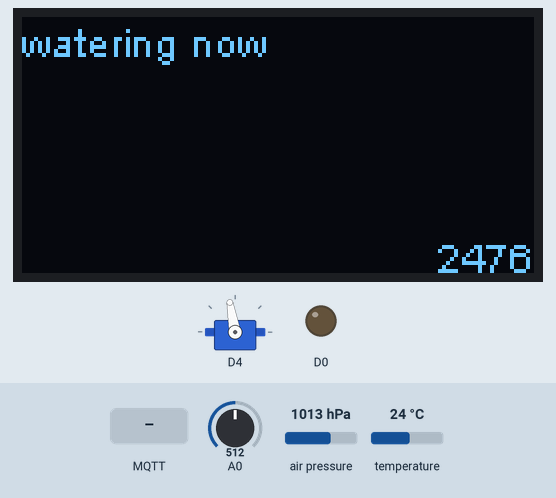
The program below on a simulated ESP8266 (NodeMCU). Shown: 128×64 one-colour display, servo, output pins drawn as LEDs (lit = HIGH). Inputs (shaded band) come from the test bench; at power-on: A0 = 512, air pressure 1013 hPa, temperature 24 °C. WiFi joins after 1.5 s; servers stay silent unless stated; random numbers use the default seed unless the program sets one; no MQTT or app messages arrive unless stated; what the program prints to the serial monitor is not drawn.

Above: at 2.7 s.
2.8 s: A0 set to 45
6.9 s: A0 set to 36
At 9.24 s:
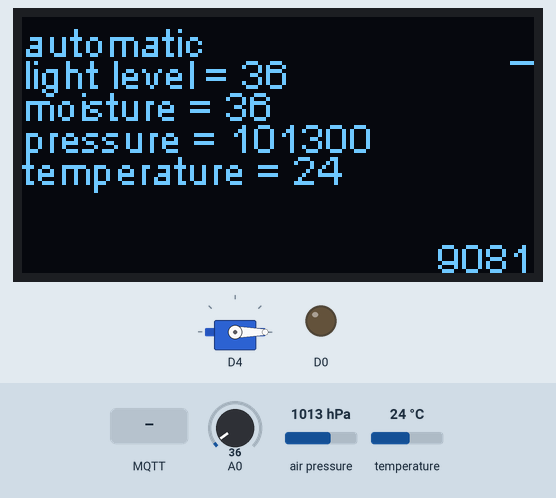
10.5 s: MQTT message "1" arrives on the first subscribed topic
At 11.4 s:
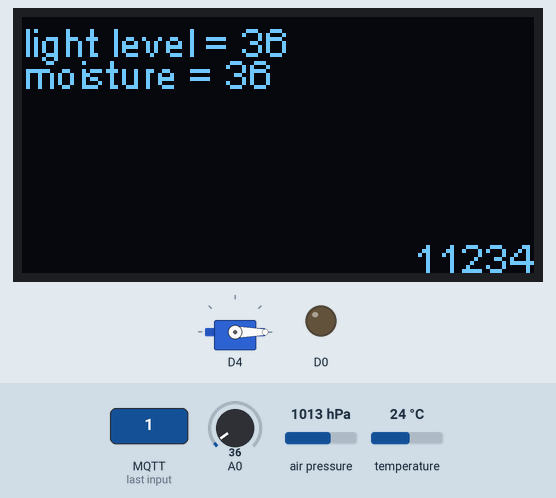
13.4 s: air pressure set to 952 hPa
At 14.29 s:
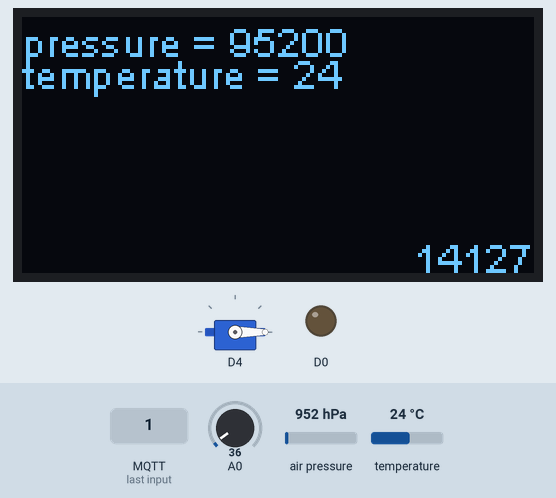
16.5 s: MQTT message "0" arrives on the first subscribed topic
At 18.43 s:
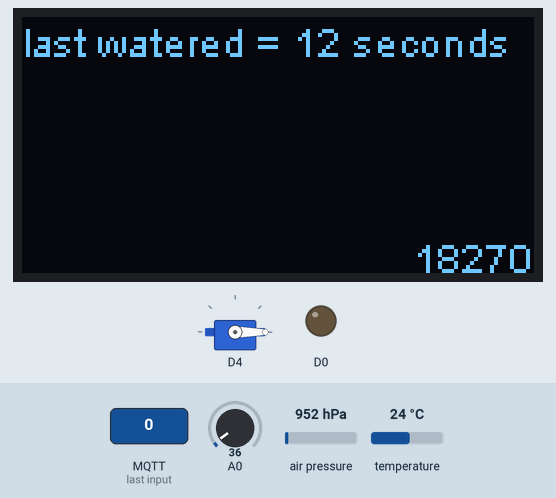
19.7 s: temperature set to 12 °C
At 21.92 s:
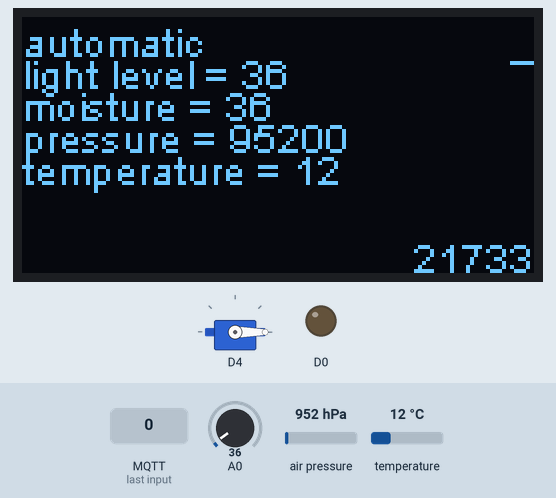
Timing chart, 0 to 22.6 s (numbered marks = the images above; inputs shaded):
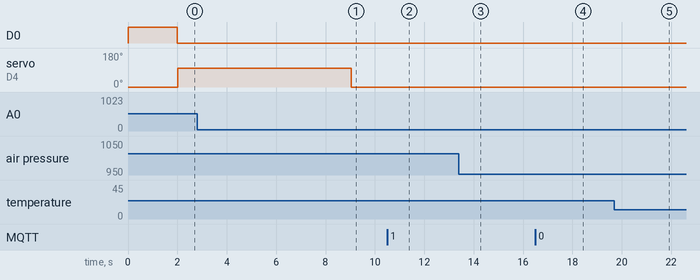

Measured:
- the behaviour switches between 41 and 40 on A0 (found by bisection; images 0 and 1)
- after the input at 6.9 s, servo on D4: 100° → 0° after 2.1 s

The program:

main.cpp
```cpp
#include <Arduino.h>
#include <SPI.h>

#include "./Modules/LoopManager.hpp"
#include "AppEnv.hpp"

int sel = D0;
int output = A0;
void setup() {
    Serial.begin(9600);
    while (!Serial) delay(100);  // wait for native usb
    appEnv->setup();
}

void loop() { loopManager->loop(); }
```

AppEnv.cpp
```cpp
#include "AppEnv.hpp"

#include <Arduino.h>

AppEnv *appEnv = new AppEnv();

#include "./Devices/AMUX.hpp"
#include "./Devices/LightSensor.hpp"
#include "./Devices/MoistureSensor.hpp"
#include "./Devices/MqttClient.hpp"
#include "./Devices/MyServo.hpp"
#include "./Devices/MyWifiClient.hpp"
#include "./Devices/OLED.hpp"
#include "./Devices/PressureTempSensor.hpp"

// #include "./Devices/Servo.hpp"

AppEnv::Data::Data() {}

int AppEnv::Data::lightLevel() { return _lightlevel; }
int AppEnv::Data::pressure() { return _pressure; }
int AppEnv::Data::temperature() { return _temperature; }
int AppEnv::Data::soilMoisture() { return _soilMoisture; }
bool AppEnv::Data::wateringNow() { return _wateringNow; }
bool AppEnv::Data::isAutomatic() { return _isAutomatic; }

void AppEnv::Data::setLightLevel(const int _lightlevel) {
    this->_lightlevel = _lightlevel;
    // Serial.println("light level!!!!!!!!!!!!!");
    appEnv->devices->mqttClient->publish((char *)"lightLevel", _lightlevel);
}
void AppEnv::Data::setPressure(const int _pressure) {
    this->_pressure = _pressure;
    appEnv->devices->mqttClient->publish((char *)"pressure", _pressure);
}
void AppEnv::Data::setTemperature(const int _temperature) {
    this->_temperature = _temperature;
    appEnv->devices->mqttClient->publish((char *)"temperature", _temperature);
}
void AppEnv::Data::setSoilMoisture(const int _soilMoisture) {
    this->_soilMoisture = _soilMoisture;
    appEnv->devices->mqttClient->publish((char *)"soilMoisture", _soilMoisture);

    appEnv->devices->servo->onNewMoistureLevel(_soilMoisture);
}
void AppEnv::Data::setWateringNow(bool _wateringNow) {
    Serial.println("setting watering");
    this->_wateringNow = _wateringNow;
    // TODO don't make this a bool
    if (_wateringNow) {
        appEnv->devices->servo->onWateringNowTrue();
        appEnv->devices->oled->runPopupScreen("watering now");
        appEnv->devices->oled->onWateringNowTrue();
    }

    appEnv->devices->mqttClient->publish((char *)"wateringNow", _wateringNow);
}
void AppEnv::Data::setIsAutomatic(bool _isAutomatic) {
    Serial.println("setting auto");
    this->_isAutomatic = _isAutomatic;
    appEnv->devices->mqttClient->publish((char *)"isAutomatic", false);
}

AppEnv ::Apps::Apps() {}

AppEnv ::Btns::Btns() {}

AppEnv ::Devices::Devices() {
    amux = new AMUX(D0, A0);
    moistureSensor = new MoistureSensor(amux, AMUX_mode::SOIL);
    lightSensor = new LightSensor(amux, AMUX_mode::LDR);
    oled = new OLED(D5, D6);
    servo = new MyServo(D4);
    pressureTempSensor = new PressureTempSensor();
    MyWifiClient *wifiClient = new MyWifiClient();
    mqttClient = new MqttClient(wifiClient->wificlient);
}

AppEnv ::Funcs::Funcs() {}

AppEnv::AppEnv() {}

void AppEnv ::setup() {
    this->config = new Config();
    this->data = new Data();
    this->apps = new Apps();
    this->btns = new Btns();
    this->devices = new Devices();
    this->funcs = new Funcs();
}
```

AppEnv.hpp
```cpp
#ifndef APP_ENV_HPP
#define APP_ENV_HPP

#include <Arduino.h>

#define Pin uint8_t

class MoistureSensor;
class PressureTempSensor;
class OLED;
class MyServo;
class AMUX;
class LightSensor;
class MqttClient;

class AppEnv {
   public:
    // everything in here should be static const
    class Config {
       public:
    };
    class Data {
       private:
        int _lightlevel = -1;
        int _pressure = -1;
        int _temperature = -1;
        int _soilMoisture = -1;
        bool _wateringNow = false;
        bool _isAutomatic = true;

       public:
        Data();
        int lightLevel();
        int pressure();
        int soilMoisture();
        int temperature();
        bool wateringNow();
        bool isAutomatic();

        void setLightLevel(int);
        void setPressure(int);
        void setTemperature(int);
        void setSoilMoisture(int);
        void setWateringNow(bool);
        void setIsAutomatic(bool);
    };

    class Apps {
       public:
        Apps();
    };

    class Devices {
       public:
        Devices();
        AMUX *amux;
        MoistureSensor *moistureSensor;
        PressureTempSensor *pressureTempSensor;
        OLED *oled;
        MyServo *servo;
        LightSensor *lightSensor;
        MqttClient *mqttClient;
    };

    class Btns {
       public:
        Btns();
    };

    class Funcs {
       public:
        Funcs();
    };

    AppEnv();
    void setup();

    Config *config;
    Data *data;
    Apps *apps;
    Btns *btns;
    Devices *devices;
    Funcs *funcs;
};

extern AppEnv *appEnv;

#endif /* APP_ENV_HPP */
```

AMUX.hpp
```cpp
#ifndef AMUX_HPP
#define AMUX_HPP

#include <Arduino.h>

#include "../AppEnv.hpp"
#include "../Modules/Assert.hpp"
#include "../Modules/Debounce.hpp"
#include "../Modules/Loopable.hpp"

enum class AMUX_mode { NONE, LDR, SOIL };

class AMUX : public Loopable {
   private:
    Pin outPin, selectPin;
    AMUX_mode mode = AMUX_mode::NONE;
    DebounceTime dt = 1000;
    Debounce *testDebounce = new Debounce(&dt);

   public:
    AMUX(Pin digital_selection, Pin analog_out) : Loopable() {
        this->selectPin = digital_selection;
        this->outPin = analog_out;

        pinMode(selectPin, OUTPUT);
        pinMode(outPin, INPUT);

        set_mode(AMUX_mode::SOIL);
        testDebounce->start();
    }

    void set_mode(AMUX_mode newMode) {
        if (this->mode == newMode) {
            return;
        }

        // Serial.print("mode = ");
        // Serial.println((int)newMode);
        this->mode = newMode;
        if (mode == AMUX_mode::LDR) {
            digitalWrite(this->selectPin, LOW);
        } else if (mode == AMUX_mode::SOIL) {
            digitalWrite(this->selectPin, HIGH);
        } else {
            assert_simple(false, (char *)"not valid mode");
        }
    }

    AMUX_mode getMode() { return mode; }

    int getVal(AMUX_mode newMode) {
        set_mode(newMode);

        return analogRead(outPin);
    }
    void loop() {}
};

#endif /* AMUX_HPP */
```

LightSensor.hpp
```cpp
#include <Arduino.h>

#ifndef LIGHT_SENSOR_HPP
#define LIGHT_SENSOR_HPP

#include "../AppEnv.hpp"
#include "../Modules/Loopable.hpp"
#include "./AMUX.hpp"

class LightSensor : public Loopable {
   private:
    AMUX *amux;
    AMUX_mode amux_mode;
    DebounceTime dt = 2000;
    Debounce *debounce = new Debounce(&dt);
    int _lightness = -1;

   public:
    LightSensor(AMUX *amux, AMUX_mode amux_mode) : Loopable() {
        this->amux = amux;
        this->amux_mode = amux_mode;
        debounce->start();
    }

    void loop() {
        if (debounce->isValidRestart()) {
            update();
        }
    }
    int lightness() { return _lightness; }

    void update() { appEnv->data->setLightLevel(amux->getVal(amux_mode)); }
};

#endif /* LIGHT_SENSOR_HPP */
```

MoistureSensor.hpp
```cpp
#ifndef MOISTURE_SENSOR_HPP
#define MOISTURE_SENSOR_HPP

#include "../AppEnv.hpp"
#include "../Modules/Debounce.hpp"
#include "../Modules/Loopable.hpp"
#include "./AMUX.hpp"
#include "./MyServo.hpp"

class MoistureSensor : public Loopable {
   private:
    AMUX *amux;
    AMUX_mode amux_mode;
    DebounceTime dt = 2000;
    Debounce *debounce = new Debounce(&dt);
    const int lowestWetness = 20;
    int _moisture;

   public:
    MoistureSensor(AMUX *amux, AMUX_mode amux_mode) : Loopable() {
        this->amux = amux;
        this->amux_mode = amux_mode;
        debounce->start();
    }

    void loop() {
        if (debounce->isValidRestart()) {
            update();
        }
    }
    void update() { appEnv->data->setSoilMoisture(amux->getVal(amux_mode)); }

    int moisture() { return _moisture; }
};

#endif /* MOISTURE_SENSOR_HPP */
```

MqttClient.hpp
```cpp
// code partially sourced from example:
// https://github.com/knolleary/pubsubclient/blob/master/examples/mqtt_esp8266/mqtt_esp8266.ino

#include <Arduino.h>

#ifndef MQTT_CLIENT_HPP
#define MQTT_CLIENT_HPP

#include <ESP8266WiFi.h>
#include <PubSubclient.h>
#include <string.h>

#include "../AppEnv.hpp"
#include "../Devices/LightSensor.hpp"
#include "../Devices/MoistureSensor.hpp"
#include "../Devices/PressureTempSensor.hpp"
#include "../Devices/oled.hpp"
#include "../Modules/Debounce.hpp"
#include "../Modules/Loopable.hpp"
#include "./MyServo.hpp"

#define MSG_BUFFER_SIZE (50)
class MqttClient;

bool testBool = false;

class MyWifiClient;

static void MqttClient_callback(char* topic, byte* payload,
                                unsigned int length);

static bool stringSame(char* str0, char* str1) {
    return strcmp(str0, str1) == 0;
}

class MqttClient : public Loopable {
   private:
    char topicBuff[100];
    char payloadBuff[100];
    // Update these with values suitable for your network.
    const char* prefix = "infob3it/039/plant/";
    const char* mqtt_server = "mqtt.uu.nl";
    bool testBool = false;
    unsigned long lastMsg = 0;

    char msg[MSG_BUFFER_SIZE];
    int value = 0;

    void publishInternal(char* outTopic, char* payload) {
        sprintf(topicBuff, "%s%s%s", prefix, "out/", outTopic);
        // Serial.print("topicBuff = ");
        // Serial.println(topicBuff);
        // TODO: make payload send out that the arduino is the one making the
        // changes so that we don't have to overwrite anything
        sprintf(payloadBuff, "%s", payload);
        client->publish(topicBuff, payloadBuff);
    }

   public:
    PubSubClient* client;
    MqttClient(WiFiClient* wifiClient) : Loopable() {
        client = new PubSubClient(*wifiClient);
        client->setServer(mqtt_server, 1883);
        client->setCallback(MqttClient_callback);
    }

    void loop() { client->loop(); }

    char* getFullTopic(char* topic) {
        sprintf(topicBuff, "%s%s", prefix, topic);
        return topicBuff;
    }
    bool sameTopic(char* topic, char* incommingTopic) {
        return strcmp(getFullTopic(topic), incommingTopic) == 0;
    }

    void publish(char* outTopic, char* payload) {
        publishInternal(outTopic, payload);
    }

    void publish(char* outTopic, int payload) {
        publishInternal(outTopic, (char*)String(payload).c_str());
    }

    void publish(char* outTopic, bool payload) {
        if (payload) {
            publishInternal(outTopic, (char*)"true");
        } else {
            publishInternal(outTopic, (char*)"false");
        }
    }

    void subscribeAll() { client->subscribe("infob3it/039/plant/in/#"); }
};

static void MqttClient_callback(char* topic, byte* payload,
                                unsigned int length) {
    MqttClient* mqttClient = appEnv->devices->mqttClient;

    // set payload to char* format
    char payload_string[length + 1];
    const char* prefix = "{\"data\":";
    for (int i = 0; i < length; i++) {
        payload_string[i] = (char)payload[i];
    }
    payload_string[length] = '\0';

    Serial.print("Message arrived [");
    Serial.print(topic);
    Serial.print("] ");

    if (strcmp(topic, "infob3it/039/plant/test") == 0) {
        appEnv->data->setWateringNow(true);
        testBool = !testBool;

    } else if (mqttClient->sameTopic("in/waterNow", topic)) {
        appEnv->data->setWateringNow(true);
    } else if (mqttClient->sameTopic("in/setAutomatic", topic)) {
        // TODO automatic can be set in the arduino but then the server can go
        // in and change the value if it is delayed enough
        bool automatic = stringSame(payload_string, "true");
        appEnv->data->setIsAutomatic(automatic);
    } else if (mqttClient->sameTopic("in/updateAll", topic)) {
        appEnv->devices->lightSensor->update();
        appEnv->devices->pressureTempSensor->update();
        appEnv->devices->moistureSensor->update();
        appEnv->devices->oled->runPopupScreen("updating all data");
    }
}

#endif /* MQTT_CLIENT_HPP */
```

MyServo.hpp
```cpp
#ifndef SERVO_HPP
#define SERVO_HPP

#include <Servo.h>

#include "../AppEnv.hpp"
#include "../Modules/Debounce.hpp"
#include "../Modules/Loopable.hpp"

class MyServo : public Loopable {
   private:
    Pin outputPin;
    Servo *servo;
    DebounceTime dt = 1000;
    Debounce *deb = new Debounce(&dt);
    Debounce *dipDebounce = new Debounce(3000);
    bool val = false;

    void endWateringNow() {
        appEnv->data->setWateringNow(false);
        this->servo->write(0);
    }

   public:
    MyServo(Pin digitalPin) : Loopable() {
        //
        this->outputPin = digitalPin;
        this->servo = new Servo();
        this->servo->attach(this->outputPin);
        this->servo->write(0);
        deb->start();

        pinMode(D3, INPUT);
    }

    void loop() {
        if (dipDebounce->isValidOnce()) {
            endWateringNow();
        }

        int buttonState = digitalRead(D3);
        if (buttonState == LOW) {
            appEnv->data->setWateringNow(true);
        }
    }

    void onWateringNowTrue() {
        dipDebounce->start();
        this->servo->write(100);
    }

    void onNewMoistureLevel(int moistureLevel) {
        if (moistureLevel > 40) {
            appEnv->data->setWateringNow(true);
        }
    }
};

#endif /* SERVO_HPP */
```

MyWifiClient.hpp
```cpp
#include <Arduino.h>

#ifndef WIFI_HPP
#define WIFI_HPP

#include <ESP8266WiFi.h>

#include "../AppEnv.hpp"
#include "../Modules/Debounce.hpp"
#include "../Modules/Loopable.hpp"
#include "./MqttClient.hpp"
class MyWifiClient : public Loopable {
   private:
    const char* ssid = "Party time at home";
    const char* password = "studiomary";

    void setup_wifi() {
        delay(10);
        // We start by connecting to a WiFi network
        Serial.println();
        Serial.print("Connecting to ");
        Serial.println(ssid);

        WiFi.mode(WIFI_STA);
        WiFi.begin(ssid, password);

        while (WiFi.status() != WL_CONNECTED) {
            delay(500);
            Serial.print(".");
        }

        randomSeed(micros());

        Serial.println("");
        Serial.println("WiFi connected");
        Serial.println("IP address: ");
        Serial.println(WiFi.localIP());
    }

    boolean reconnect() {
        Serial.print("Attempting MQTT connection...");
        // Create a random wificlient ID
        String clientId = "ESP8266Client-";
        clientId += String(random(0xffff), HEX);
        if (appEnv->devices->mqttClient->client->connect(clientId.c_str(),
                                                         "*****", "*****")) {
            // Once connected, publish an announcement...
            // wificlient->publish("outTopic", "hello world");
            // // ... and resubscribe
            // wificlient->subscribe("infob3it/039/plant/test");
            appEnv->devices->mqttClient->subscribeAll();
        }
        return wificlient->connected();
    }
    void handleConnection() {
        static Debounce* dt = new Debounce(5000);
        if (!wificlient->connected()) {
            if (dt->isValidOnce()) {
                // Attempt to reconnect
                if (reconnect()) {
                    Serial.println("connected");
                } else {
                    Serial.println("failed to connect!");
                }
                dt->start();
            }
        }
    }

   public:
    WiFiClient* wificlient;
    MyWifiClient() {
        wificlient = new WiFiClient();
        setup_wifi();
    }
    void loop() { handleConnection(); }
};

#endif /* WIFI_HPP */
```

PressureTempSensor.hpp
```cpp
#define BMP_SCK (13)
#define BMP_MISO (12)
#define BMP_MOSI (11)
#define BMP_CS (10)

#ifndef PRESSURE_TEMP_SENSOR_HPP
#define PRESSURE_TEMP_SENSOR_HPP

#include <Adafruit_BMP280.h>
#include <SPI.h>
#include <Wire.h>

Adafruit_BMP280 *bmp = new Adafruit_BMP280();  // I2C
unsigned status = bmp->begin(BMP280_ADDRESS_ALT, BMP280_CHIPID);
// Adafruit_BMP280 bmp;

#include "../Modules/Debounce.hpp"
#include "../Modules/Loopable.hpp"

class PressureTempSensor : public Loopable {
   private:
    DebounceTime dt = 1000;
    Debounce *deb = new Debounce(&dt);

   public:
    PressureTempSensor() : Loopable() {
        // while (!Serial) delay(100);   // wait for native usb

        Serial.println(F("BMP280 test"));

        if (!status) {
            Serial.println(
                F("Could not find a valid BMP280 sensor, check wiring or "
                  "try a different address!"));
            Serial.print("SensorID was: 0x");
            Serial.println(bmp->sensorID(), 16);
            Serial.print(
                "        ID of 0xFF probably means a bad address, a BMP 180 or "
                "BMP "
                "085\n");
            Serial.print("   ID of 0x56-0x58 represents a BMP 280,\n");
            Serial.print("        ID of 0x60 represents a BME 280.\n");
            Serial.print("        ID of 0x61 represents a BME 680.\n");
            while (1) delay(10);
        }

        /* Default settings from datasheet. */
        bmp->setSampling(
            Adafruit_BMP280::MODE_NORMAL,     /* Operating Mode. */
            Adafruit_BMP280::SAMPLING_X2,     /* Temp. oversampling */
            Adafruit_BMP280::SAMPLING_X16,    /* Pressure oversampling */
            Adafruit_BMP280::FILTER_X16,      /* Filtering. */
            Adafruit_BMP280::STANDBY_MS_500); /* Standby time. */
    }

    void loop() {
        if (deb->isValidRestart()) {
            update();
            // Serial.print(F("Temperature = "));
            // Serial.print(_temperature_C);
            // Serial.println(" *C");

            // Serial.print(F("Pressure = "));
            // Serial.print(_pressure_Pa);
            // Serial.println(" Pa");
        }
    }

    void update() {
        int tempC = bmp->readTemperature();
        int pressurePa = bmp->readPressure();
        appEnv->data->setTemperature(tempC);
        appEnv->data->setPressure(pressurePa);
    }
};

#endif /* PRESSURE_TEMP_SENSOR_HPP */
```

Assert.hpp
```cpp
#ifndef ASSERT_HPP
#define ASSERT_HPP

#include <Arduino.h>

void printErr();

void assert_simple(bool val, char *message);

void assert_str(bool val, char *message, char *actual);

void assert_int(bool val, char *message, int actual);

#endif /* ASSERT_HPP */
```

Source omitted: OLED.hpp (5490 bytes), Assert.cpp (1019 bytes), Debounce.hpp (1538 bytes), LoopManager.cpp (737 bytes), LoopManager.hpp (358 bytes), Loopable.cpp (261 bytes), Loopable.hpp (158 bytes)
